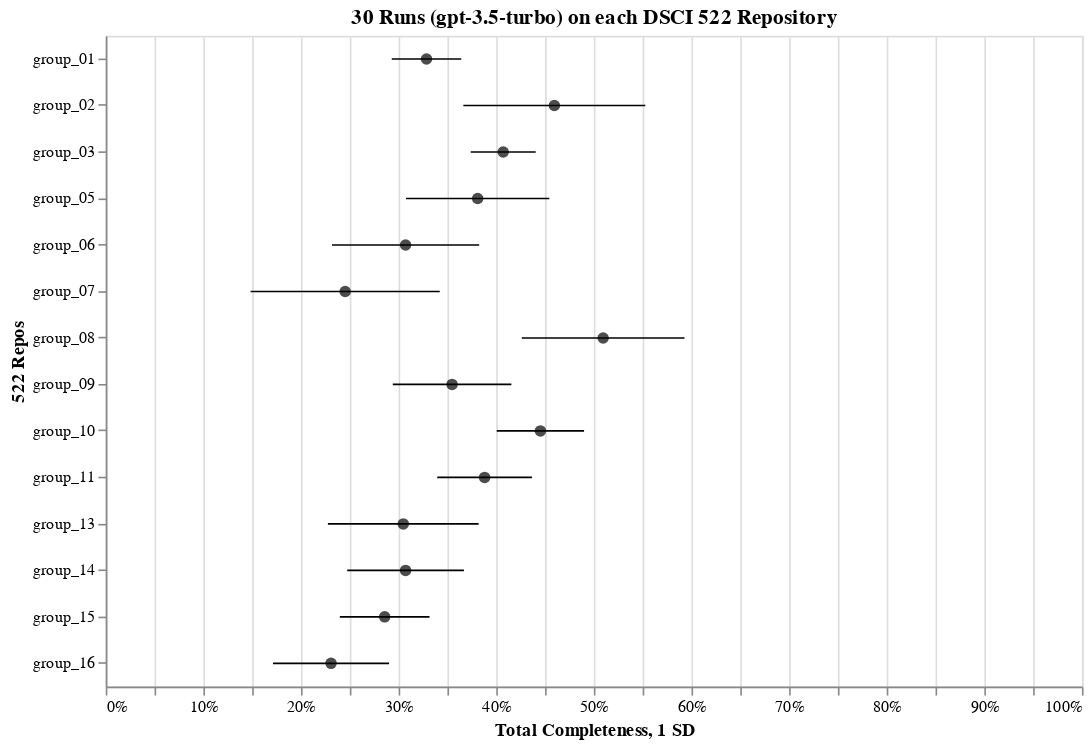

The notebook cell this image was saved under:
### Code cell
base = alt.Chart(df_repo__stat.query('id == "total"')).transform_calculate(
    min="max(0, datum.mean-datum.std)",
    max="min(1, datum.mean+datum.std)"
)
    
# generate the points
points = base.mark_point(
    filled=True,
    size=50,
    color='black'
).encode(
    x=alt.X('mean:Q').scale(domainMin=0, domainMax=1).title("Total Completeness").axis(format='%'),#.axis(labelAngle=0),
    y=alt.Y('repo:N').title("522 Repos")#.scale(domainMin=0, domainMax=1).title('Score'),
)
    
# generate the error bars
errorbars = base.mark_errorbar().encode(
    x=alt.X("min:Q").title('1 SD'), #"id:N",
    x2="max:Q",
    y="repo:N"
)

(points + errorbars).properties(
    height=400,
    width=600,
    title="30 Runs (gpt-3.5-turbo) on each DSCI 522 Repository"
)

### Figure 1 — Vega-Lite specification as saved in the notebook (floating-point values rounded to 4 significant figures)
{"config": {"view": {"continuousWidth": 300, "continuousHeight": 300}}, "layer": [{"mark": {"type": "point", "color": "black", "filled": true, "size": 50}, "encoding": {"x": {"axis": {"format": "%"}, "field": "mean", "scale": {"domainMin": 0, "domainMax": 1}, "title": "Total Completeness", "type": "quantitative"}, "y": {"field": "repo", "title": "522 Repos", "type": "nominal"}}, "transform": [{"calculate": "max(0, datum.mean-datum.std)", "as": "min"}, {"calculate": "min(1, datum.mean+datum.std)", "as": "max"}]}, {"mark": {"type": "errorbar"}, "encoding": {"x": {"field": "min", "title": "1 SD", "type": "quantitative"}, "x2": {"field": "max"}, "y": {"field": "repo", "type": "nominal"}}, "transform": [{"calculate": "max(0, datum.mean-datum.std)", "as": "min"}, {"calculate": "min(1, datum.mean+datum.std)", "as": "max"}]}], "data": {"name": "data-6c19f04ac9182313b53eb6409ab100a1"}, "height": 400, "title": "30 Runs (gpt-3.5-turbo) on each DSCI 522 Repository", "width": 600, "$schema": "https://vega.github.io/schema/vega-lite/v5.17.0.json", "datasets": {"data-6c19f04ac9182313b53eb6409ab100a1": [{"repo": "group_01", "id": "total", "count": 30.0, "mean": 0.3286, "std": 0.03559}, {"repo": "group_02", "id": "total", "count": 30.0, "mean": 0.4595, "std": 0.09319}, {"repo": "group_03", "id": "total", "count": 30.0, "mean": 0.4071, "std": 0.03329}, {"repo": "group_05", "id": "total", "count": 30.0, "mean": 0.381, "std": 0.07345}, {"repo": "group_06", "id": "total", "count": 30.0, "mean": 0.3071, "std": 0.07538}, {"repo": "group_07", "id": "total", "count": 30.0, "mean": 0.2452, "std": 0.0969}, {"repo": "group_08", "id": "total", "count": 30.0, "mean": 0.5095, "std": 0.08333}, {"repo": "group_09", "id": "total", "count": 30.0, "mean": 0.3548, "std": 0.06073}, {"repo": "group_10", "id": "total", "count": 30.0, "mean": 0.4452, "std": 0.04472}, {"repo": "group_11", "id": "total", "count": 30.0, "mean": 0.3881, "std": 0.04849}, {"repo": "group_13", "id": "total", "count": 30.0, "mean": 0.3048, "std": 0.07719}, {"repo": "group_14", "id": "total", "count": 30.0, "mean": 0.3071, "std": 0.05976}, {"repo": "group_15", "id": "total", "count": 30.0, "mean": 0.2857, "std": 0.04595}, {"repo": "group_16", "id": "total", "count": 13.0, "mean": 0.2308, "std": 0.05943}]}}
